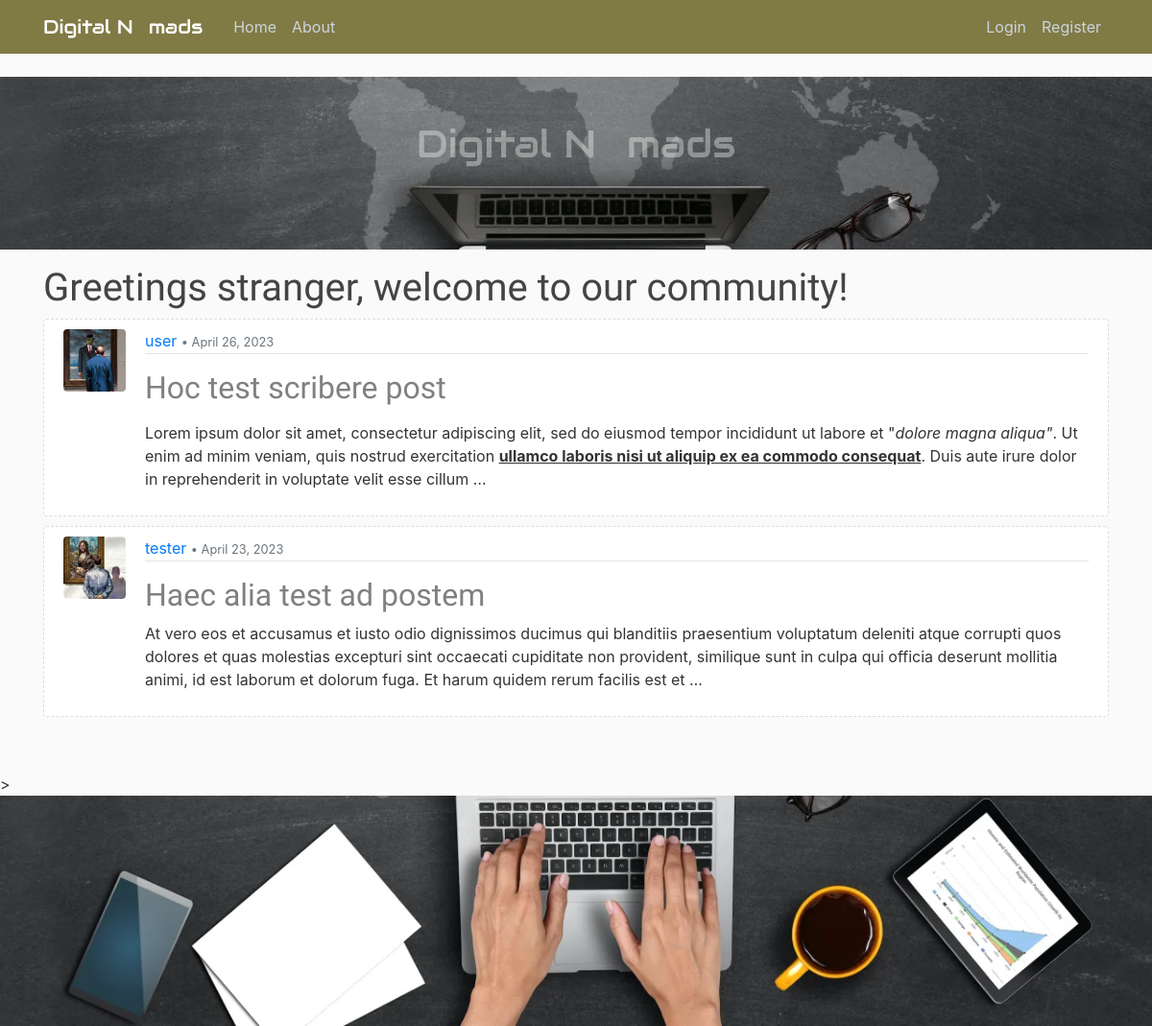
The page / on the database its author committed.
### blog/models.py (models this page shows, shortened)
class Post(models.Model):
    title = models.CharField(max_length=150)                    # Title field for 150 characters
    content = RichTextField(blank=True, null=True)                                # Text field
    date_posted = models.DateTimeField(default=timezone.now)    # Time Stamp for the defaults Time Zone
    author = models.ForeignKey(User, on_delete=models.CASCADE)  # User if User gets delete, so are its Posts
    likes = models.ManyToManyField(User, related_name='posts')

### users/models.py (models this page shows, shortened)
class Profile(models.Model):
    user = models.OneToOneField(User, on_delete=models.CASCADE)
    image = models.ImageField(default='default.png', upload_to='profile_img')

### blog/views.py (the view)
# urls.py: path('', PostListView.as_view(), name='blog-home'),
class PostListView(ListView):
    model = Post
    template_name = 'blog/home.html'
    context_object_name = 'posts'
    ordering = ['-date_posted']
    paginate_by = 6

### blog/templates/blog/home.html (shortened to what this page needs)
{% extends "blog/base.html" %}
{% block content %}
  {% if user.is_authenticated %}
    <h2>Welcome back, {{ user.username }} !</h2>
    <p>Latest posts are a follows:</p>
  {% else %}
    <h1>Greetings stranger, welcome to our community!</h1>
  {% endif %}
    {% for post in posts %}
        <article class="media panels">
          <img class="rounded img-frame" src="{{ post.author.profile.image.url }}" alt="">
          <div class="media-body">
            <div class="post-panel">
              <a href="{% url 'post-user' post.author.username %}">{{ post.author }}</a>
              <small class="text-muted">• {{ post.date_posted|date:"N d, Y" }}</small>
            </div>
            <h2><a class="title" href="{% url 'post-detail' post.id %}">{{ post.title }}</a></h2>
            <p class="article-content">{{ post.content|truncatewords_html:50|safe }}</p>
          </div>
        </article>
    {% endfor %}
    <br>
    <br>
{% endblock %}

### blog/static/css/style.css (style rules this page uses)
body { background: #fafafa; color: #333333; margin-top: 5rem; }
.panels { background: #ffffff; padding: 10px 20px; border: 1px dashed #dddddd; border-radius: 3px; margin-bottom: 10px; }
.post-panel { color: #000000; padding-bottom: 1px; margin-bottom: 4px; border-bottom: 1px solid #e3e3e3 }
h1, h2, h3 { font-family: 'Staatliches', sans-serif; color: #444444; margin-top: 1rem; }
a.title { color: #808080; text-decoration: none; }
.article-content { white-space: pre-line; }
.img-frame { height: 65px; width: 65px; margin-right: 20px; }

### rows shown on the page
Post: author.profile.image (placeholder picture), author "user", date_posted "April 26, 2023", title "Hoc test scribere post", content "Lorem ipsum dolor sit amet, consectetur adipiscing elit, sed do eiusmod tempor incididunt ut labore et \" dolore magna aliqua\" . Ut enim ad minim veniam, quis nostrud exercitation ullamco laboris nisi ut aliquip ex ea commodo consequat . Duis aute irure dolor in reprehenderit in voluptate velit esse cillum …"
Post: author.profile.image (placeholder picture), author "tester", date_posted "April 23, 2023", title "Haec alia test ad postem", content "At vero eos et accusamus et iusto odio dignissimos ducimus qui blanditiis praesentium voluptatum deleniti atque corrupti quos dolores et quas molestias excepturi sint occaecati cupiditate non provident, similique sunt in culpa qui officia deserunt mollitia animi, id est laborum et dolorum fuga. Et harum quidem rerum facilis est et …"
